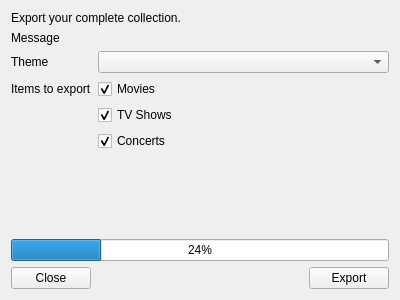
<?xml version="1.0" encoding="UTF-8"?>
<ui version="4.0">
 <class>ExportDialog</class>
 <widget class="QDialog" name="ExportDialog">
  <property name="windowModality">
   <enum>Qt::WindowModal</enum>
  </property>
  <property name="geometry">
   <rect>
    <x>0</x>
    <y>0</y>
    <width>400</width>
    <height>300</height>
   </rect>
  </property>
  <property name="minimumSize">
   <size>
    <width>400</width>
    <height>300</height>
   </size>
  </property>
  <property name="windowTitle">
   <string>Export</string>
  </property>
  <property name="modal">
   <bool>true</bool>
  </property>
  <layout class="QVBoxLayout" name="verticalLayout" stretch="0,0,1,0,0">
   <item>
    <widget class="QLabel" name="label_2">
     <property name="text">
      <string>Export your complete collection.</string>
     </property>
    </widget>
   </item>
   <item>
    <widget class="MessageLabel" name="message">
     <property name="text">
      <string>Message</string>
     </property>
     <property name="wordWrap">
      <bool>true</bool>
     </property>
    </widget>
   </item>
   <item>
    <layout class="QFormLayout" name="formLayout">
     <item row="0" column="0">
      <widget class="QLabel" name="label">
       <property name="text">
        <string>Theme</string>
       </property>
      </widget>
     </item>
     <item row="0" column="1">
      <widget class="QComboBox" name="comboTheme"/>
     </item>
     <item row="1" column="0">
      <widget class="QLabel" name="label_4">
       <property name="text">
        <string>Items to export</string>
       </property>
      </widget>
     </item>
     <item row="1" column="1">
      <widget class="QCheckBox" name="chkMovies">
       <property name="text">
        <string>Movies</string>
       </property>
       <property name="checked">
        <bool>true</bool>
       </property>
      </widget>
     </item>
     <item row="2" column="1">
      <widget class="QCheckBox" name="chkTvShows">
       <property name="text">
        <string>TV Shows</string>
       </property>
       <property name="checked">
        <bool>true</bool>
       </property>
      </widget>
     </item>
     <item row="3" column="1">
      <widget class="QCheckBox" name="chkConcerts">
       <property name="text">
        <string>Concerts</string>
       </property>
       <property name="checked">
        <bool>true</bool>
       </property>
      </widget>
     </item>
    </layout>
   </item>
   <item>
    <widget class="QProgressBar" name="progressBar">
     <property name="value">
      <number>24</number>
     </property>
    </widget>
   </item>
   <item>
    <layout class="QHBoxLayout" name="horizontalLayout">
     <item>
      <widget class="QPushButton" name="btnClose">
       <property name="text">
        <string>Close</string>
       </property>
       <property name="autoDefault">
        <bool>false</bool>
       </property>
      </widget>
     </item>
     <item>
      <spacer name="horizontalSpacer_2">
       <property name="orientation">
        <enum>Qt::Horizontal</enum>
       </property>
       <property name="sizeHint" stdset="0">
        <size>
         <width>40</width>
         <height>20</height>
        </size>
       </property>
      </spacer>
     </item>
     <item>
      <widget class="QPushButton" name="btnExport">
       <property name="text">
        <string>Export</string>
       </property>
       <property name="autoDefault">
        <bool>false</bool>
       </property>
      </widget>
     </item>
    </layout>
   </item>
  </layout>
 </widget>
 <customwidgets>
  <customwidget>
   <class>MessageLabel</class>
   <extends>QLabel</extends>
   <header>smallWidgets/MessageLabel.h</header>
  </customwidget>
 </customwidgets>
 <resources/>
 <connections>
  <connection>
   <sender>btnExport</sender>
   <signal>clicked()</signal>
   <receiver>ExportDialog</receiver>
   <slot>onBtnExport()</slot>
   <hints>
    <hint type="sourcelabel">
     <x>275</x>
     <y>260</y>
    </hint>
    <hint type="destinationlabel">
     <x>164</x>
     <y>144</y>
    </hint>
   </hints>
  </connection>
  <connection>
   <sender>comboTheme</sender>
   <signal>currentIndexChanged(int)</signal>
   <receiver>ExportDialog</receiver>
   <slot>onThemeChanged()</slot>
   <hints>
    <hint type="sourcelabel">
     <x>221</x>
     <y>71</y>
    </hint>
    <hint type="destinationlabel">
     <x>164</x>
     <y>144</y>
    </hint>
   </hints>
  </connection>
  <connection>
   <sender>btnClose</sender>
   <signal>clicked()</signal>
   <receiver>ExportDialog</receiver>
   <slot>onBtnClose()</slot>
   <hints>
    <hint type="sourcelabel">
     <x>50</x>
     <y>260</y>
    </hint>
    <hint type="destinationlabel">
     <x>164</x>
     <y>144</y>
    </hint>
   </hints>
  </connection>
 </connections>
 <slots>
  <slot>onBtnExport()</slot>
  <slot>onThemeChanged()</slot>
  <slot>onBtnClose()</slot>
 </slots>
</ui>
